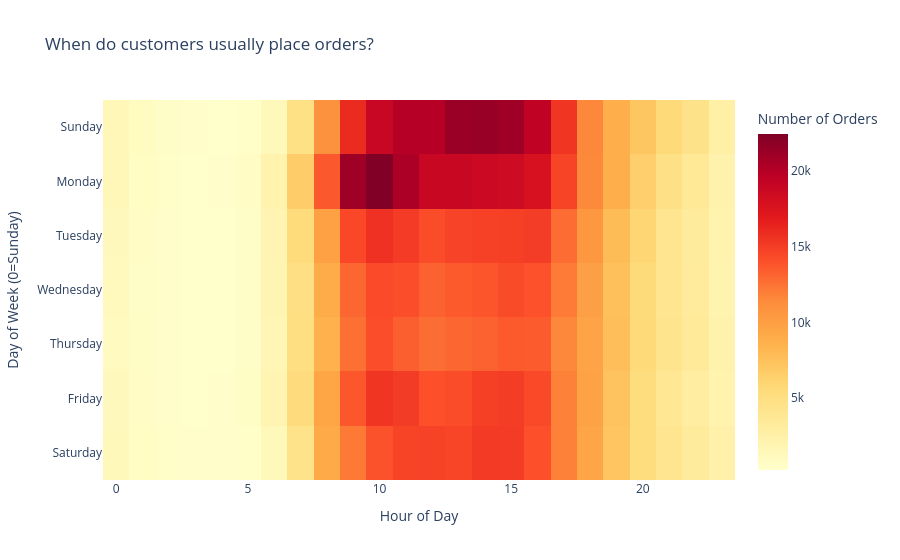
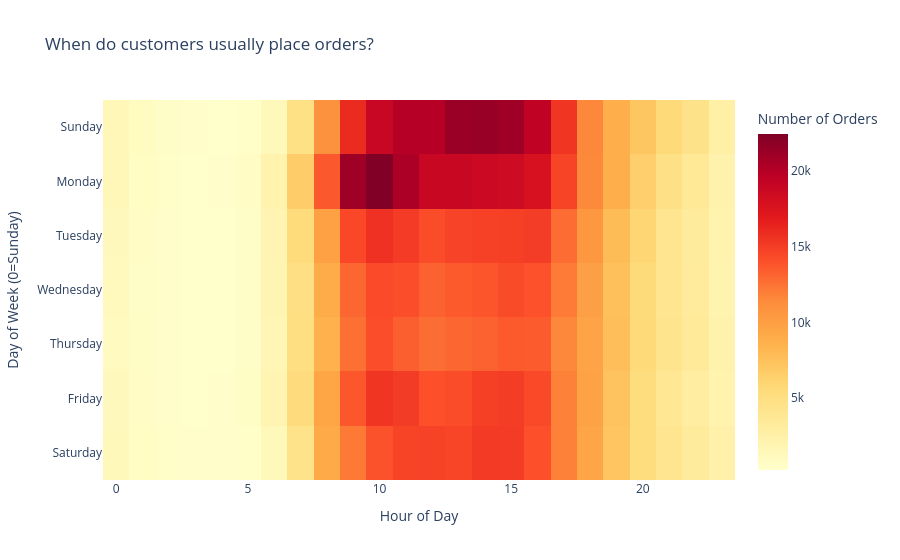

Write notebook code for charts like these, in order.
### Markdown cell above
---
### When do customers usually place orders (day and hour)?

### Code cell
orders_time = (df.groupby(["order_dow","order_hour_of_day"])["order_id"].nunique().reset_index(name="orders"))
pivot_orders = orders_time.pivot(index="order_dow", columns = "order_hour_of_day", values = "orders")

day_labels = ["Sunday", "Monday", "Tuesday", "Wednesday", "Thursday", "Friday", "Saturday"]

pivot_orders.index = day_labels

fig = px.imshow (
    pivot_orders,
    color_continuous_scale = "YlOrRd",
    aspect ="auto",
    labels = dict(x="Hour of Day", y="Day of Week", color="Number of Orders"),
    title = "When do customers usually place orders?"
)

fig.update_layout(xaxis_title="Hour of Day", yaxis_title = "Day of Week (0=Sunday)")

fig.show()

### Figure 1 — Plotly figure (JSON) as saved in the notebook; plotly's stock layout.template omitted (floating-point values rounded to 4 significant figures; data arrays with more than 128 entries replaced by an {"elided": "..."} marker saying what was removed)
{"data": [{"coloraxis": "coloraxis", "hovertemplate": "Hour of Day: %{x}<br>Day of Week: %{y}<br>Number of Orders: %{z}<extra></extra>", "name": "0", "type": "heatmap", "x": [0.0, 1.0, 2.0, 3.0, 4.0, 5.0, 6.0, 7.0, 8.0, 9.0, 10.0, 11.0, 12.0, 13.0, 14.0, 15.0, 16.0, 17.0, 18.0, 19.0, 20.0, 21.0, 22.0, 23.0], "xaxis": "x", "y": ["Sunday", "Monday", "Tuesday", "Wednesday", "Thursday", "Friday", "Saturday"], "yaxis": "y", "z": {"elided": "7x24 int values"}}], "layout": {"coloraxis": {"colorbar": {"title": {"text": "Number of Orders"}}, "colorscale": [[0, "rgb(255,255,204)"], [0.125, "rgb(255,237,160)"], [0.25, "rgb(254,217,118)"], [0.375, "rgb(254,178,76)"], [0.5, "rgb(253,141,60)"], [0.625, "rgb(252,78,42)"], [0.75, "rgb(227,26,28)"], [0.875, "rgb(189,0,38)"], [1, "rgb(128,0,38)"]]}, "title": {"text": "When do customers usually place orders?"}, "xaxis": {"anchor": "y", "domain": [0, 1], "title": {"text": "Hour of Day"}}, "yaxis": {"anchor": "x", "autorange": "reversed", "domain": [0, 1], "title": {"text": "Day of Week (0=Sunday)"}}}}

### Figure 2 — Plotly figure (JSON) as saved in the notebook; plotly's stock layout.template omitted (floating-point values rounded to 4 significant figures; data arrays with more than 128 entries replaced by an {"elided": "..."} marker saying what was removed)
{"data": [{"coloraxis": "coloraxis", "hovertemplate": "Hour of Day: %{x}<br>Day of Week: %{y}<br>Number of Orders: %{z}<extra></extra>", "name": "0", "type": "heatmap", "x": [0.0, 1.0, 2.0, 3.0, 4.0, 5.0, 6.0, 7.0, 8.0, 9.0, 10.0, 11.0, 12.0, 13.0, 14.0, 15.0, 16.0, 17.0, 18.0, 19.0, 20.0, 21.0, 22.0, 23.0], "xaxis": "x", "y": ["Sunday", "Monday", "Tuesday", "Wednesday", "Thursday", "Friday", "Saturday"], "yaxis": "y", "z": {"elided": "7x24 int values"}}], "layout": {"coloraxis": {"colorbar": {"title": {"text": "Number of Orders"}}, "colorscale": [[0, "rgb(255,255,204)"], [0.125, "rgb(255,237,160)"], [0.25, "rgb(254,217,118)"], [0.375, "rgb(254,178,76)"], [0.5, "rgb(253,141,60)"], [0.625, "rgb(252,78,42)"], [0.75, "rgb(227,26,28)"], [0.875, "rgb(189,0,38)"], [1, "rgb(128,0,38)"]]}, "title": {"text": "When do customers usually place orders?"}, "xaxis": {"anchor": "y", "domain": [0, 1], "title": {"text": "Hour of Day"}}, "yaxis": {"anchor": "x", "autorange": "reversed", "domain": [0, 1], "title": {"text": "Day of Week (0=Sunday)"}}}}
